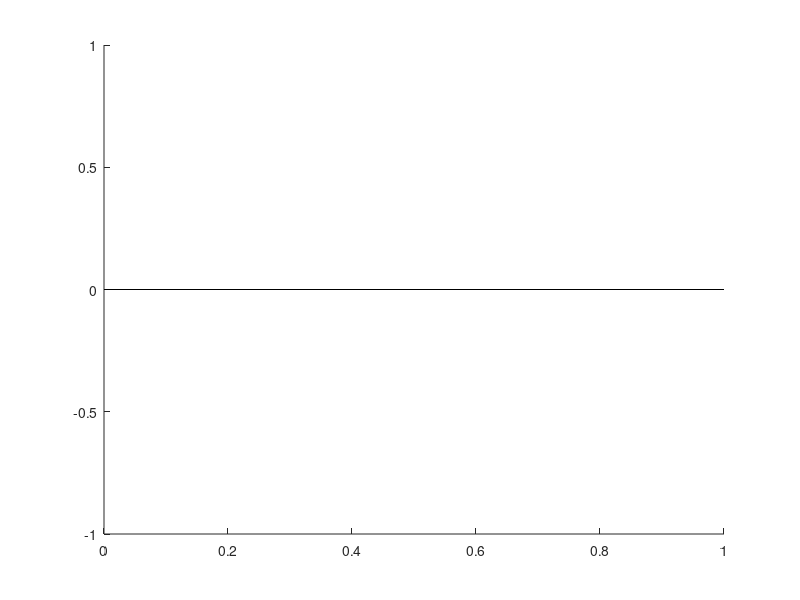

MATLAB code for this plot:
% hline Draw a horizontal line on a plot
%
% h = hline([Y,STYLE])
% 
% Draw a horizontal line on the current plot
%
% Inputs:
%	Y: intersection of the line with the y-axis
%		By default it is set to: y=0
% 	STYLE: is any pair of properties for a line object
%		Default is plain black 
%
% Outputs:
%	h: line handle
% 
% See also:
%	vline, refline
%
% Created: 2010-11-04.
% Copyright (c) 2010, Guillaume Maze (Laboratoire de Physique des Oceans).
% All rights reserved.
% http://codes.guillaumemaze.org

% 
% Redistribution and use in source and binary forms, with or without
% modification, are permitted provided that the following conditions are met:
% 	* Redistributions of source code must retain the above copyright notice, this list of 
% 	conditions and the following disclaimer.
% 	* Redistributions in binary form must reproduce the above copyright notice, this list 
% 	of conditions and the following disclaimer in the documentation and/or other materials 
% 	provided with the distribution.
% 	* Neither the name of the Laboratoire de Physique des Oceans nor the names of its contributors may be used 
%	to endorse or promote products derived from this software without specific prior 
%	written permission.
%
% THIS SOFTWARE IS PROVIDED BY Guillaume Maze ''AS IS'' AND ANY EXPRESS OR IMPLIED WARRANTIES, 
% INCLUDING, BUT NOT LIMITED TO, THE IMPLIED WARRANTIES OF MERCHANTABILITY AND FITNESS FOR A 
% PARTICULAR PURPOSE ARE DISCLAIMED. IN NO EVENT SHALL Guillaume Maze BE LIABLE FOR ANY 
% DIRECT, INDIRECT, INCIDENTAL, SPECIAL, EXEMPLARY, OR CONSEQUENTIAL DAMAGES (INCLUDING, BUT NOT 
% LIMITED TO, PROCUREMENT OF SUBSTITUTE GOODS OR SERVICES; LOSS OF USE, DATA, OR PROFITS; OR 
% BUSINESS INTERRUPTION) HOWEVER CAUSED AND ON ANY THEORY OF LIABILITY, WHETHER IN CONTRACT, 
% STRICT LIABILITY, OR TORT (INCLUDING NEGLIGENCE OR OTHERWISE) ARISING IN ANY WAY OUT OF THE USE 
% OF THIS SOFTWARE, EVEN IF ADVISED OF THE POSSIBILITY OF SUCH DAMAGE.
%

function varargout = hline(varargin)

% Default line style:
style = {'color';'k'};

% Default position on the y-axis:
y0 = 0;

switch nargin
	case 0
		% Nothing to do
	case 1
		y0    = varargin{1};
	otherwise
		if mod(nargin,2) ~= 0
			y0    = varargin{1};
			style = varargin(2:end);
		else
			style = varargin(:);
		end
end

for iy = 1 : length(y0)
	l(iy) = line(get(gca,'xlim'),[1 1]*y0(iy));
	set(l(iy),style{:});
	set(l(iy),'tag','hline');
end

if nargout
	varargout(1) = {l};
end

end %functionhline


















